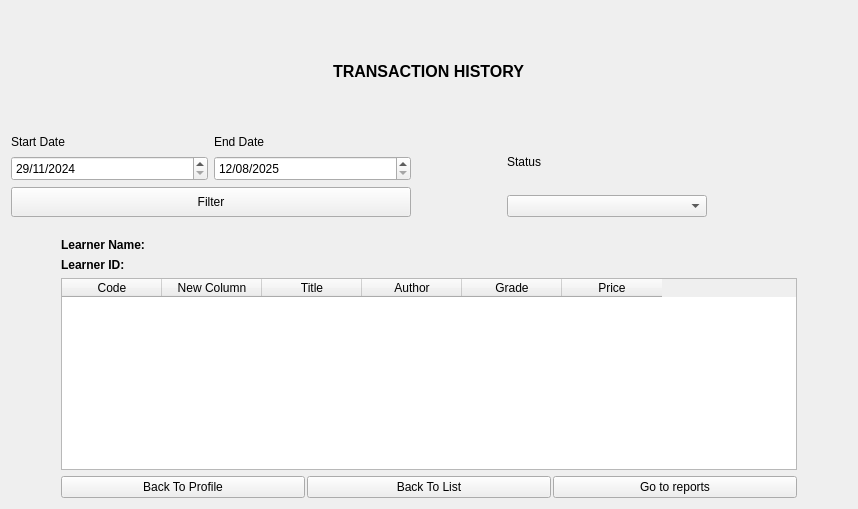
                      <widget class="QWidget" name="page_transactionHistory">
                       <layout class="QVBoxLayout" name="verticalLayout_111">
                        <item>
                         <layout class="QVBoxLayout" name="verticalLayout_112">
                          <property name="spacing">
                           <number>0</number>
                          </property>
                          <property name="bottomMargin">
                           <number>45</number>
                          </property>
                          <item alignment="Qt::AlignmentFlag::AlignHCenter">
                           <widget class="QLabel" name="label_transactionIcon">
                            <property name="minimumSize">
                             <size>
                              <width>50</width>
                              <height>50</height>
                             </size>
                            </property>
                            <property name="maximumSize">
                             <size>
                              <width>50</width>
                              <height>50</height>
                             </size>
                            </property>
                            <property name="text">
                             <string />
                            </property>
                            <property name="pixmap">
                             <pixmap resource="../resources.qrc">:/icons/icons/Liquid glass/icons8-group-96.png</pixmap>
                            </property>
                            <property name="scaledContents">
                             <bool>true</bool>
                            </property>
                           </widget>
                          </item>
                          <item alignment="Qt::AlignmentFlag::AlignHCenter">
                           <widget class="QLabel" name="label_transactionHistoryTitle">
                            <property name="minimumSize">
                             <size>
                              <width>0</width>
                              <height>20</height>
                             </size>
                            </property>
                            <property name="maximumSize">
                             <size>
                              <width>16777215</width>
                              <height>20</height>
                             </size>
                            </property>
                            <property name="font">
                             <font>
                              <pointsize>12</pointsize>
                              <bold>true</bold>
                             </font>
                            </property>
                            <property name="text">
                             <string>TRANSACTION HISTORY</string>
                            </property>
                           </widget>
                          </item>
                         </layout>
                        </item>
                        <item>
                         <layout class="QHBoxLayout" name="horizontalLayout_37">
                          <property name="leftMargin">
                           <number>0</number>
                          </property>
                          <property name="rightMargin">
                           <number>50</number>
                          </property>
                          <item>
                           <layout class="QVBoxLayout" name="verticalLayout_113">
                            <property name="rightMargin">
                             <number>90</number>
                            </property>
                            <item>
                             <layout class="QHBoxLayout" name="horizontalLayout_38">
                              <item>
                               <layout class="QVBoxLayout" name="verticalLayout_114">
                                <property name="spacing">
                                 <number>4</number>
                                </property>
                                <item>
                                 <widget class="QLabel" name="label_startDateTitle">
                                  <property name="minimumSize">
                                   <size>
                                    <width>0</width>
                                    <height>20</height>
                                   </size>
                                  </property>
                                  <property name="maximumSize">
                                   <size>
                                    <width>16777215</width>
                                    <height>20</height>
                                   </size>
                                  </property>
                                  <property name="text">
                                   <string>Start Date</string>
                                  </property>
                                 </widget>
                                </item>
                                <item>
                                 <widget class="QDateEdit" name="dateEdit_filterFrom">
                                  <property name="minimumSize">
                                   <size>
                                    <width>0</width>
                                    <height>25</height>
                                   </size>
                                  </property>
                                  <property name="maximumSize">
                                   <size>
                                    <width>16777215</width>
                                    <height>25</height>
                                   </size>
                                  </property>
                                  <property name="minimumDateTime">
                                   <datetime>
                                    <hour>0</hour>
                                    <minute>0</minute>
                                    <second>0</second>
                                    <year>2024</year>
                                    <month>11</month>
                                    <day>29</day>
                                   </datetime>
                                  </property>
                                  <property name="displayFormat">
                                   <string>dd/MM/yyyy</string>
                                  </property>
                                 </widget>
                                </item>
                               </layout>
                              </item>
                              <item>
                               <layout class="QVBoxLayout" name="verticalLayout_115">
                                <property name="spacing">
                                 <number>4</number>
                                </property>
                                <item>
                                 <widget class="QLabel" name="label_endDateTitle">
                                  <property name="minimumSize">
                                   <size>
                                    <width>0</width>
                                    <height>20</height>
                                   </size>
                                  </property>
                                  <property name="maximumSize">
                                   <size>
                                    <width>16777215</width>
                                    <height>20</height>
                                   </size>
                                  </property>
                                  <property name="text">
                                   <string>End Date</string>
                                  </property>
                                 </widget>
                                </item>
                                <item>
                                 <widget class="QDateEdit" name="dateEdit_filterTo">
                                  <property name="minimumSize">
                                   <size>
                                    <width>0</width>
                                    <height>25</height>
                                   </size>
                                  </property>
                                  <property name="maximumSize">
                                   <size>
                                    <width>16777215</width>
                                    <height>25</height>
                                   </size>
                                  </property>
                                  <property name="minimumDateTime">
                                   <datetime>
                                    <hour>0</hour>
                                    <minute>0</minute>
                                    <second>0</second>
                                    <year>2025</year>
                                    <month>8</month>
                                    <day>12</day>
                                   </datetime>
                                  </property>
                                  <property name="displayFormat">
                                   <string>dd/MM/yyyy</string>
                                  </property>
                                 </widget>
                                </item>
                               </layout>
                              </item>
                             </layout>
                            </item>
                            <item>
                             <widget class="QPushButton" name="pushButton_filterHistory">
                              <property name="minimumSize">
                               <size>
                                <width>400</width>
                                <height>30</height>
                               </size>
                              </property>
                              <property name="maximumSize">
                               <size>
                                <width>400</width>
                                <height>30</height>
                               </size>
                              </property>
                              <property name="text">
                               <string>Filter</string>
                              </property>
                             </widget>
                            </item>
                           </layout>
                          </item>
                          <item>
                           <layout class="QVBoxLayout" name="verticalLayout_116">
                            <property name="spacing">
                             <number>5</number>
                            </property>
                            <property name="rightMargin">
                             <number>90</number>
                            </property>
                            <item alignment="Qt::AlignmentFlag::AlignBottom">
                             <widget class="QLabel" name="label_statusFilterTItle">
                              <property name="minimumSize">
                               <size>
                                <width>0</width>
                                <height>20</height>
                               </size>
                              </property>
                              <property name="maximumSize">
                               <size>
                                <width>16777215</width>
                                <height>20</height>
                               </size>
                              </property>
                              <property name="text">
                               <string>Status</string>
                              </property>
                             </widget>
                            </item>
                            <item alignment="Qt::AlignmentFlag::AlignBottom">
                             <widget class="QComboBox" name="comboBox_filterStatus">
                              <property name="minimumSize">
                               <size>
                                <width>200</width>
                                <height>0</height>
                               </size>
                              </property>
                              <property name="maximumSize">
                               <size>
                                <width>200</width>
                                <height>16777215</height>
                               </size>
                              </property>
                              <property name="cursor">
                               <cursorShape>PointingHandCursor</cursorShape>
                              </property>
                              </widget>
                            </item>
                           </layout>
                          </item>
                         </layout>
                        </item>
                        <item>
                         <layout class="QVBoxLayout" name="verticalLayout_117">
                          <property name="leftMargin">
                           <number>50</number>
                          </property>
                          <property name="topMargin">
                           <number>15</number>
                          </property>
                          <property name="rightMargin">
                           <number>50</number>
                          </property>
                          <item>
                           <widget class="QLabel" name="label_historyLearnerName">
                            <property name="font">
                             <font>
                              <bold>true</bold>
                              <underline>false</underline>
                             </font>
                            </property>
                            <property name="text">
                             <string>Learner Name:  </string>
                            </property>
                            <property name="wordWrap">
                             <bool>true</bool>
                            </property>
                           </widget>
                          </item>
                          <item>
                           <widget class="QLabel" name="label_historyLearnerId">
                            <property name="font">
                             <font>
                              <bold>true</bold>
                              <underline>false</underline>
                             </font>
                            </property>
                            <property name="text">
                             <string>Learner ID: </string>
                            </property>
                            <property name="wordWrap">
                             <bool>true</bool>
                            </property>
                           </widget>
                          </item>
                          <item>
                           <widget class="QTableWidget" name="tableWidget_transactionHistory">
                            <column>
                             <property name="text">
                              <string>Code</string>
                             </property>
                            </column>
                            <column>
                             <property name="text">
                              <string>New Column</string>
                             </property>
                            </column>
                            <column>
                             <property name="text">
                              <string>Title</string>
                             </property>
                            </column>
                            <column>
                             <property name="text">
                              <string>Author</string>
                             </property>
                            </column>
                            <column>
                             <property name="text">
                              <string>Grade</string>
                             </property>
                            </column>
                            <column>
                             <property name="text">
                              <string>Price</string>
                             </property>
                            </column>
                           </widget>
                          </item>
                         </layout>
                        </item>
                        <item>
                         <layout class="QHBoxLayout" name="horizontalLayout_39">
                          <property name="spacing">
                           <number>2</number>
                          </property>
                          <property name="leftMargin">
                           <number>50</number>
                          </property>
                          <property name="rightMargin">
                           <number>50</number>
                          </property>
                          <item>
                           <widget class="QPushButton" name="pushButton_backToProfile">
                            <property name="font">
                             <font>
                              <italic>false</italic>
                              <bold>false</bold>
                              <underline>false</underline>
                             </font>
                            </property>
                            <property name="text">
                             <string>Back To Profile</string>
                            </property>
                            <property name="flat">
                             <bool>false</bool>
                            </property>
                           </widget>
                          </item>
                          <item>
                           <widget class="QPushButton" name="pushButton_BackToLearnersList">
                            <property name="font">
                             <font>
                              <italic>false</italic>
                              <bold>false</bold>
                              <underline>false</underline>
                              <kerning>true</kerning>
                             </font>
                            </property>
                            <property name="text">
                             <string>Back To List</string>
                            </property>
                            <property name="flat">
                             <bool>false</bool>
                            </property>
                           </widget>
                          </item>
                          <item>
                           <widget class="QPushButton" name="pushButton_goToReports">
                            <property name="font">
                             <font>
                              <italic>false</italic>
                              <bold>false</bold>
                              <underline>false</underline>
                              <kerning>true</kerning>
                             </font>
                            </property>
                            <property name="text">
                             <string>Go to reports</string>
                            </property>
                            <property name="flat">
                             <bool>false</bool>
                            </property>
                           </widget>
                          </item>
                         </layout>
                        </item>
                       </layout>
                      </widget>
